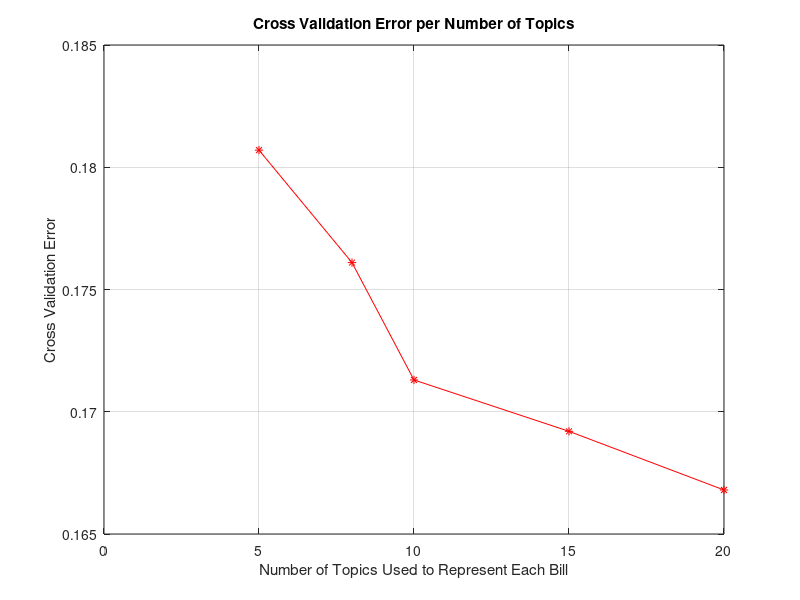

Here is the MATLAB script that generated this plot:
function graph_cv_K()

y=[0.1807,0.1761,0.1713,0.1692,0.1668];
x=[5,8,10,15,20];
plot(x,y,'-*r');
ylabel('Cross Validation Error');
title('Cross Validation Error per Number of Topics');
xlabel('Number of Topics Used to Represent Each Bill');
grid on;

saveas(gcf, 'cv_K.fig');

close all;


end